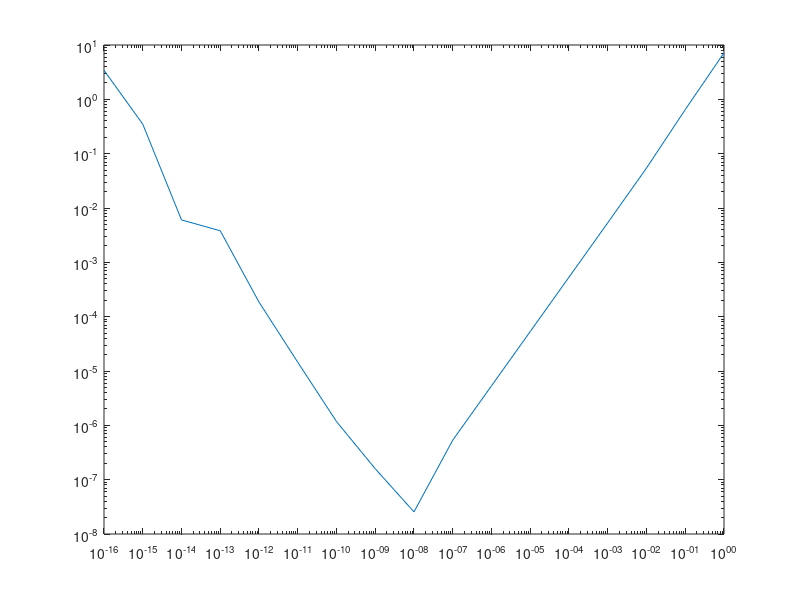

Write the MATLAB code that produced this figure.
% Finite difference example: tan(x) at x=1
% f(x)=tan(x)
% plot error for h exp k=0 to -16
% actual is square of sec(x)
% use log scale for h and magnitude of error
h = 1:17; % Array to hold base 1 x 10 to the x
z = 1:17; % Array to hold total error
% Create Array from 0 to -16 power of 10
for k = 1:17
h(k) = 10.^(-1*(k-1));
end
% Solve for total error
for m = 1:17
% this is f^(x^) - f(x) total error
z(m) = abs( (tan(1+h(m)) - tan(1))/h(m) - sec(1)^2 );
end
loglog(h,z); % Display in loglog plot